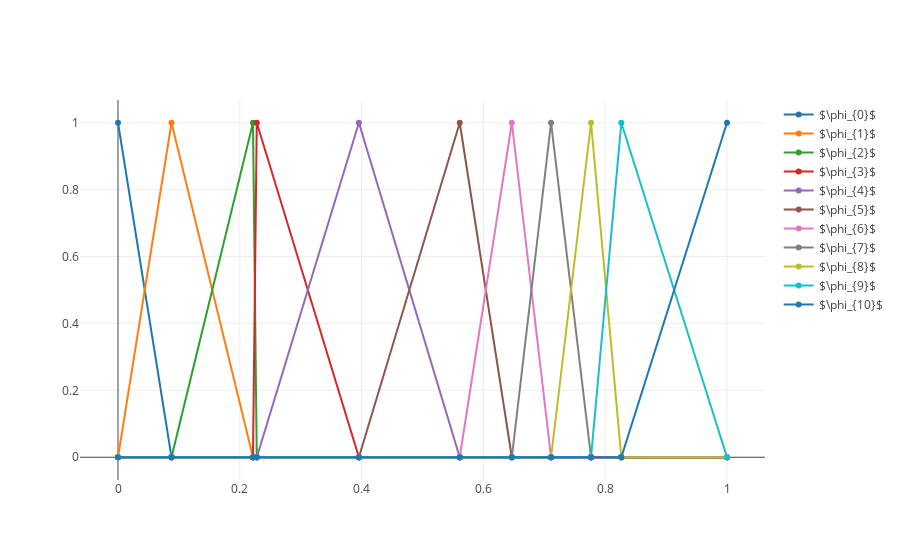

The code cell stored with this chart in its notebook:
### Code cell
phis = []

for i in range(n_bases):
    phi = np.zeros(s.shape)
    phi[i] = 1
    phis.append(go.Scatter(x=s, y=phi, mode='lines+markers', name="$\phi_{{{}}}$".format(i)))

fig = go.Figure(data=phis)
plotly.iplot(fig)

### Figure 1 — Plotly figure (JSON) as saved in the notebook; plotly's stock layout.template omitted (floating-point values rounded to 4 significant figures)
{"data": [{"mode": "lines+markers", "name": "$\\phi_{0}$", "type": "scatter", "uid": "61459728-716d-47d4-9b4f-536a355d79e8", "x": [0, 0.08786, 0.2216, 0.2279, 0.3956, 0.5611, 0.6467, 0.7111, 0.7767, 0.8265, 1], "y": [1, 0, 0, 0, 0, 0, 0, 0, 0, 0, 0]}, {"mode": "lines+markers", "name": "$\\phi_{1}$", "type": "scatter", "uid": "3f9739c6-a583-4391-aa3d-e5d5229a6b2c", "x": [0, 0.08786, 0.2216, 0.2279, 0.3956, 0.5611, 0.6467, 0.7111, 0.7767, 0.8265, 1], "y": [0, 1, 0, 0, 0, 0, 0, 0, 0, 0, 0]}, {"mode": "lines+markers", "name": "$\\phi_{2}$", "type": "scatter", "uid": "1934672e-a0ea-49b2-b88d-36807d2df34a", "x": [0, 0.08786, 0.2216, 0.2279, 0.3956, 0.5611, 0.6467, 0.7111, 0.7767, 0.8265, 1], "y": [0, 0, 1, 0, 0, 0, 0, 0, 0, 0, 0]}, {"mode": "lines+markers", "name": "$\\phi_{3}$", "type": "scatter", "uid": "21192d91-d79b-4a7a-a044-8af07cb1916b", "x": [0, 0.08786, 0.2216, 0.2279, 0.3956, 0.5611, 0.6467, 0.7111, 0.7767, 0.8265, 1], "y": [0, 0, 0, 1, 0, 0, 0, 0, 0, 0, 0]}, {"mode": "lines+markers", "name": "$\\phi_{4}$", "type": "scatter", "uid": "256f5506-c277-46d1-be20-0c4bf3aabf81", "x": [0, 0.08786, 0.2216, 0.2279, 0.3956, 0.5611, 0.6467, 0.7111, 0.7767, 0.8265, 1], "y": [0, 0, 0, 0, 1, 0, 0, 0, 0, 0, 0]}, {"mode": "lines+markers", "name": "$\\phi_{5}$", "type": "scatter", "uid": "f18fe4e2-19a1-4552-a8a4-92aa8fe2fad1", "x": [0, 0.08786, 0.2216, 0.2279, 0.3956, 0.5611, 0.6467, 0.7111, 0.7767, 0.8265, 1], "y": [0, 0, 0, 0, 0, 1, 0, 0, 0, 0, 0]}, {"mode": "lines+markers", "name": "$\\phi_{6}$", "type": "scatter", "uid": "ce042b3b-f9cb-4247-9315-91f88b61ab46", "x": [0, 0.08786, 0.2216, 0.2279, 0.3956, 0.5611, 0.6467, 0.7111, 0.7767, 0.8265, 1], "y": [0, 0, 0, 0, 0, 0, 1, 0, 0, 0, 0]}, {"mode": "lines+markers", "name": "$\\phi_{7}$", "type": "scatter", "uid": "d4afeae8-203b-4e29-8343-fdf6abd8648b", "x": [0, 0.08786, 0.2216, 0.2279, 0.3956, 0.5611, 0.6467, 0.7111, 0.7767, 0.8265, 1], "y": [0, 0, 0, 0, 0, 0, 0, 1, 0, 0, 0]}, {"mode": "lines+markers", "name": "$\\phi_{8}$", "type": "scatter", "uid": "5292dd48-3569-47e8-8652-3eacf02c083a", "x": [0, 0.08786, 0.2216, 0.2279, 0.3956, 0.5611, 0.6467, 0.7111, 0.7767, 0.8265, 1], "y": [0, 0, 0, 0, 0, 0, 0, 0, 1, 0, 0]}, {"mode": "lines+markers", "name": "$\\phi_{9}$", "type": "scatter", "uid": "bc7d115f-5ffa-48b7-b699-87152595985c", "x": [0, 0.08786, 0.2216, 0.2279, 0.3956, 0.5611, 0.6467, 0.7111, 0.7767, 0.8265, 1], "y": [0, 0, 0, 0, 0, 0, 0, 0, 0, 1, 0]}, {"mode": "lines+markers", "name": "$\\phi_{10}$", "type": "scatter", "uid": "85961524-1e1c-4308-8a58-bbbbce91e55d", "x": [0, 0.08786, 0.2216, 0.2279, 0.3956, 0.5611, 0.6467, 0.7111, 0.7767, 0.8265, 1], "y": [0, 0, 0, 0, 0, 0, 0, 0, 0, 0, 1]}], "layout": {}}
